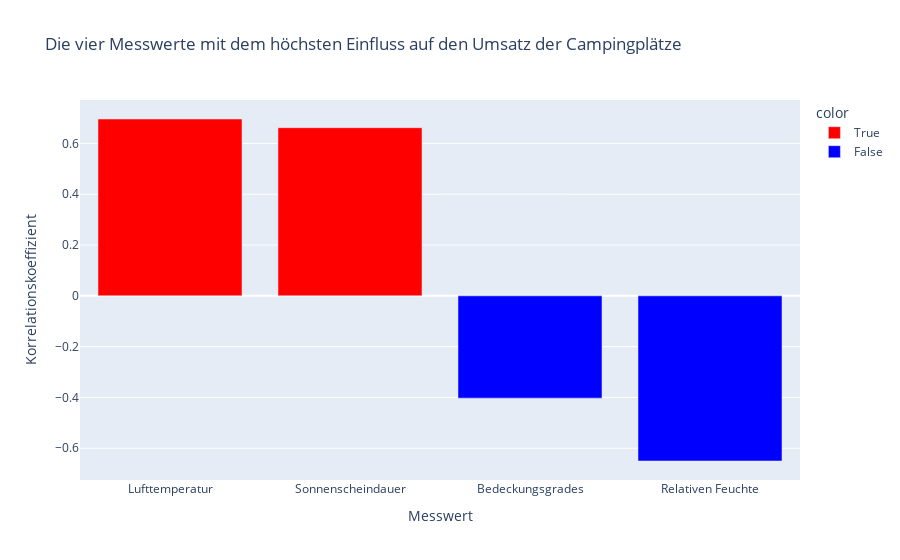

Here is the notebook cell this chart was saved with:
### Markdown cell above
TMK = Tagesmittel der Lufttemperatur in 2m Höhe
SDK = tägliche Sonnenscheindauer
UPM = Tagesmittel der Relativen Feuchte
NM = Tagesmittel des Bedeckungsgrades

### Code cell
selected_columns = [ 'SDK', 'NM', 'TMK', 'UPM', 'Umsatz']
correlation_matrix = merged_df[selected_columns].corr()
selected_correlations = correlation_matrix['Umsatz'].drop('Umsatz')

selected_correlations = selected_correlations.rename({old_col: new_col for old_col, new_col in zip(selected_correlations.index, ['Sonnenscheindauer', 'Bedeckungsgrades', 'Lufttemperatur', 'Relativen Feuchte'])})

correlation_df = selected_correlations.reset_index()
correlation_df.columns = ['Spalte', 'Korrelation']

fig = px.bar(correlation_df, x='Spalte', y='Korrelation', color=correlation_df['Korrelation'] > 0,  
             color_discrete_map={True: 'red', False: 'blue'}, title='Die vier Messwerte mit dem höchsten Einfluss auf den Umsatz der Campingplätze')
fig.update_layout(xaxis_title='Messwert', yaxis_title='Korrelationskoeffizient')
fig.update_xaxes(categoryorder='total descending')
#pio.write_json(fig, "Top4Einfluss.json")
fig.show()

### Figure 1 — Plotly figure (JSON) as saved in the notebook; plotly's stock layout.template omitted (floating-point values rounded to 4 significant figures)
{"data": [{"alignmentgroup": "True", "hovertemplate": "color=True<br>Spalte=%{x}<br>Korrelation=%{y}<extra></extra>", "legendgroup": "True", "marker": {"color": "red", "pattern": {"shape": ""}}, "name": "True", "offsetgroup": "True", "orientation": "v", "showlegend": true, "textposition": "auto", "type": "bar", "x": ["Sonnenscheindauer", "Lufttemperatur"], "xaxis": "x", "y": [0.6618, 0.696], "yaxis": "y"}, {"alignmentgroup": "True", "hovertemplate": "color=False<br>Spalte=%{x}<br>Korrelation=%{y}<extra></extra>", "legendgroup": "False", "marker": {"color": "blue", "pattern": {"shape": ""}}, "name": "False", "offsetgroup": "False", "orientation": "v", "showlegend": true, "textposition": "auto", "type": "bar", "x": ["Bedeckungsgrades", "Relativen Feuchte"], "xaxis": "x", "y": [-0.4027, -0.6501], "yaxis": "y"}], "layout": {"barmode": "relative", "legend": {"title": {"text": "color"}, "tracegroupgap": 0}, "title": {"text": "Die vier Messwerte mit dem höchsten Einfluss auf den Umsatz der Campingplätze"}, "xaxis": {"anchor": "y", "categoryorder": "total descending", "domain": [0, 1], "title": {"text": "Messwert"}}, "yaxis": {"anchor": "x", "domain": [0, 1], "title": {"text": "Korrelationskoeffizient"}}}}
